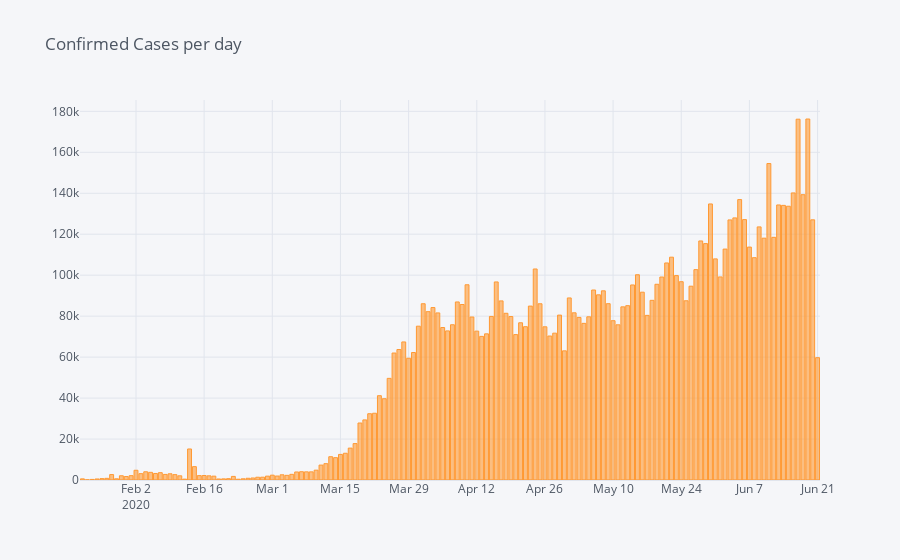
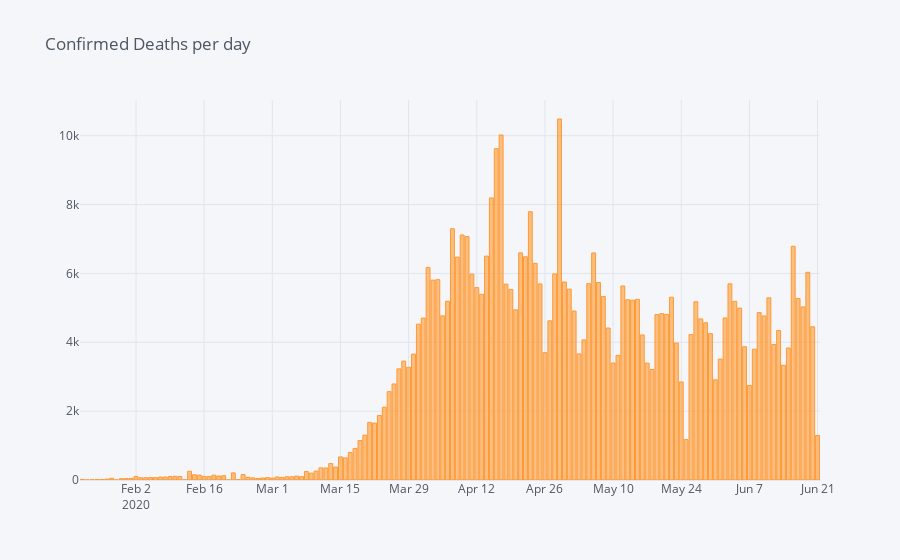
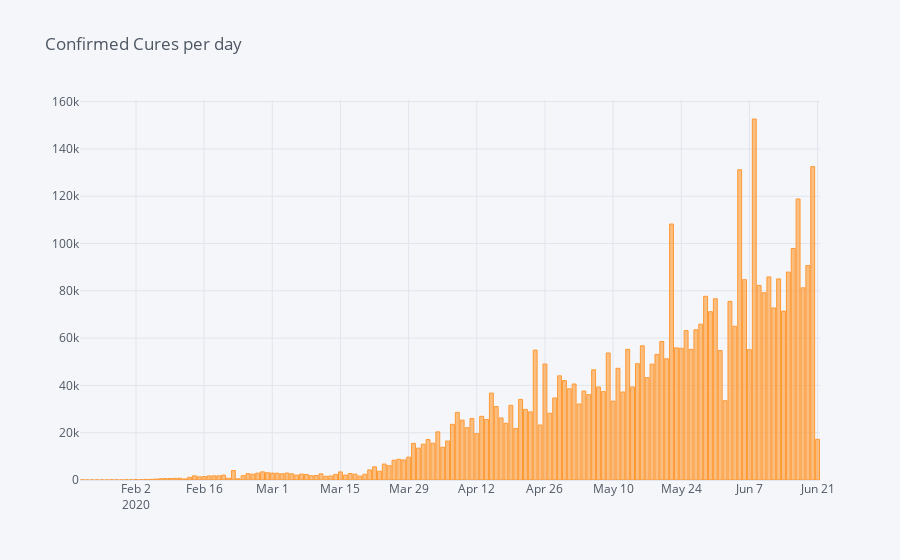

Notebook cell for these charts, in order:
### Code cell
#####USING plotly
df.iplot(kind='bar',x='Date',y='Cas/jrs',title="Confirmed Cases per day")
df.iplot(kind='bar',x='Date',y='Décès/jrs',title="Confirmed Deaths per day")
df.iplot(kind='bar',x='Date',y='Guérisons/jrs',title="Confirmed Cures per day")

### Figure 1 — Plotly figure (JSON) as saved in the notebook; plotly's stock layout.template omitted (floating-point values rounded to 4 significant figures; data arrays with more than 128 entries replaced by an {"elided": "..."} marker saying what was removed)
{"data": [{"marker": {"color": "rgba(255, 153, 51, 0.6)", "line": {"color": "rgba(255, 153, 51, 1.0)", "width": 1}}, "name": "Cas/jrs", "orientation": "v", "text": "", "type": "bar", "x": {"elided": "152 str values"}, "y": {"elided": "152 int values"}}], "layout": {"legend": {"bgcolor": "#F5F6F9", "font": {"color": "#4D5663"}}, "paper_bgcolor": "#F5F6F9", "plot_bgcolor": "#F5F6F9", "title": {"font": {"color": "#4D5663"}, "text": "Confirmed Cases per day"}, "xaxis": {"gridcolor": "#E1E5ED", "showgrid": true, "tickfont": {"color": "#4D5663"}, "title": {"font": {"color": "#4D5663"}, "text": ""}, "zerolinecolor": "#E1E5ED"}, "yaxis": {"gridcolor": "#E1E5ED", "showgrid": true, "tickfont": {"color": "#4D5663"}, "title": {"font": {"color": "#4D5663"}, "text": ""}, "zerolinecolor": "#E1E5ED"}}}

### Figure 2 — Plotly figure (JSON) as saved in the notebook; plotly's stock layout.template omitted (floating-point values rounded to 4 significant figures; data arrays with more than 128 entries replaced by an {"elided": "..."} marker saying what was removed)
{"data": [{"marker": {"color": "rgba(255, 153, 51, 0.6)", "line": {"color": "rgba(255, 153, 51, 1.0)", "width": 1}}, "name": "Décès/jrs", "orientation": "v", "text": "", "type": "bar", "x": {"elided": "152 str values"}, "y": {"elided": "152 int values"}}], "layout": {"legend": {"bgcolor": "#F5F6F9", "font": {"color": "#4D5663"}}, "paper_bgcolor": "#F5F6F9", "plot_bgcolor": "#F5F6F9", "title": {"font": {"color": "#4D5663"}, "text": "Confirmed Deaths per day"}, "xaxis": {"gridcolor": "#E1E5ED", "showgrid": true, "tickfont": {"color": "#4D5663"}, "title": {"font": {"color": "#4D5663"}, "text": ""}, "zerolinecolor": "#E1E5ED"}, "yaxis": {"gridcolor": "#E1E5ED", "showgrid": true, "tickfont": {"color": "#4D5663"}, "title": {"font": {"color": "#4D5663"}, "text": ""}, "zerolinecolor": "#E1E5ED"}}}

### Figure 3 — Plotly figure (JSON) as saved in the notebook; plotly's stock layout.template omitted (floating-point values rounded to 4 significant figures; data arrays with more than 128 entries replaced by an {"elided": "..."} marker saying what was removed)
{"data": [{"marker": {"color": "rgba(255, 153, 51, 0.6)", "line": {"color": "rgba(255, 153, 51, 1.0)", "width": 1}}, "name": "Guérisons/jrs", "orientation": "v", "text": "", "type": "bar", "x": {"elided": "152 str values"}, "y": {"elided": "152 int values"}}], "layout": {"legend": {"bgcolor": "#F5F6F9", "font": {"color": "#4D5663"}}, "paper_bgcolor": "#F5F6F9", "plot_bgcolor": "#F5F6F9", "title": {"font": {"color": "#4D5663"}, "text": "Confirmed Cures per day"}, "xaxis": {"gridcolor": "#E1E5ED", "showgrid": true, "tickfont": {"color": "#4D5663"}, "title": {"font": {"color": "#4D5663"}, "text": ""}, "zerolinecolor": "#E1E5ED"}, "yaxis": {"gridcolor": "#E1E5ED", "showgrid": true, "tickfont": {"color": "#4D5663"}, "title": {"font": {"color": "#4D5663"}, "text": ""}, "zerolinecolor": "#E1E5ED"}}}
